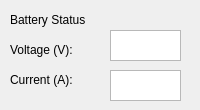
<?xml version="1.0" encoding="UTF-8"?>
<ui version="4.0">
 <class>BatteryInfo</class>
 <widget class="QWidget" name="BatteryInfo">
  <property name="geometry">
   <rect>
    <x>0</x>
    <y>0</y>
    <width>200</width>
    <height>110</height>
   </rect>
  </property>
  <property name="sizePolicy">
   <sizepolicy hsizetype="Fixed" vsizetype="Fixed">
    <horstretch>0</horstretch>
    <verstretch>0</verstretch>
   </sizepolicy>
  </property>
  <property name="minimumSize">
   <size>
    <width>200</width>
    <height>110</height>
   </size>
  </property>
  <property name="maximumSize">
   <size>
    <width>200</width>
    <height>110</height>
   </size>
  </property>
  <property name="windowTitle">
   <string>Power</string>
  </property>
  <widget class="QLabel" name="lblBattery">
   <property name="geometry">
    <rect>
     <x>10</x>
     <y>10</y>
     <width>171</width>
     <height>20</height>
    </rect>
   </property>
   <property name="text">
    <string>Battery Status</string>
   </property>
  </widget>
  <widget class="QLabel" name="lblVoltage">
   <property name="geometry">
    <rect>
     <x>10</x>
     <y>40</y>
     <width>91</width>
     <height>20</height>
    </rect>
   </property>
   <property name="text">
    <string>Voltage (V):</string>
   </property>
  </widget>
  <widget class="QLabel" name="lblCurrent">
   <property name="geometry">
    <rect>
     <x>10</x>
     <y>70</y>
     <width>91</width>
     <height>20</height>
    </rect>
   </property>
   <property name="text">
    <string>Current (A): </string>
   </property>
  </widget>
  <widget class="QPlainTextEdit" name="txtVoltage">
   <property name="geometry">
    <rect>
     <x>110</x>
     <y>30</y>
     <width>71</width>
     <height>31</height>
    </rect>
   </property>
   <property name="cursor" stdset="0">
    <cursorShape>ForbiddenCursor</cursorShape>
   </property>
   <property name="readOnly">
    <bool>true</bool>
   </property>
  </widget>
  <widget class="QPlainTextEdit" name="txtCurrent">
   <property name="geometry">
    <rect>
     <x>110</x>
     <y>70</y>
     <width>71</width>
     <height>31</height>
    </rect>
   </property>
   <property name="cursor" stdset="0">
    <cursorShape>ForbiddenCursor</cursorShape>
   </property>
   <property name="readOnly">
    <bool>true</bool>
   </property>
  </widget>
 </widget>
 <resources/>
 <connections/>
</ui>
